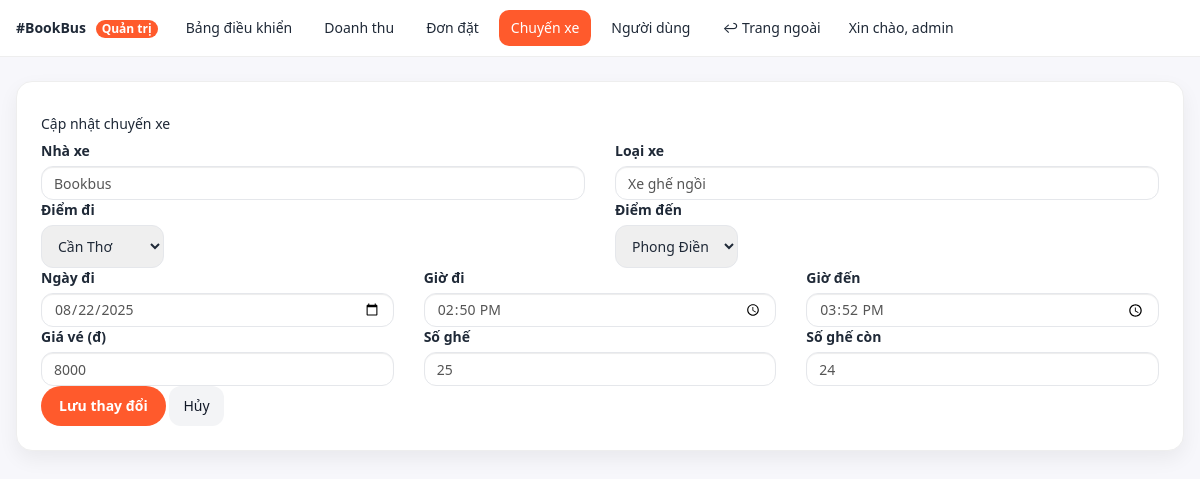
/admin/trips_edit.php?id=78 (signed in), run on the app's committed database.
### tables this page shows
CREATE TABLE chuyenxe (
        id INTEGER PRIMARY KEY AUTOINCREMENT,
        ten_nhaxe TEXT NOT NULL,
        loai_xe TEXT NOT NULL,
        diem_di TEXT NOT NULL,
        diem_den TEXT NOT NULL,
        ngay_di DATE NOT NULL,
        gio_di TIME NOT NULL,
        gio_den TIME NOT NULL,
        gia_ve INTEGER NOT NULL,
        so_ghe INTEGER NOT NULL,
        so_ghe_con INTEGER NOT NULL
    );

### admin/trips_edit.php (the view, shortened to what this page needs)
<?php
require_once __DIR__ . "/_layout_top.php";
require_once __DIR__ . "/../libs/db_chuyenxe.php";
$LOCATIONS = [
  "Cần Thơ","Phong Điền","Ô Môn","Vĩnh Long","Kinh Cùng","Cái Tắc",
  "Thốt Nốt","Cờ Đỏ","Vĩnh Thạnh","Bình Tân"
];
$id = (int)($_GET['id'] ?? 0);
$old = $_SESSION['trip_form'] ?? null;
$success_type = $_GET['success'] ?? '';
$trip = [
  'ten_nhaxe'=>'','loai_xe'=>'','diem_di'=>'','diem_den'=>'',
  'ngay_di'=>'','gio_di'=>'','gio_den'=>'','gia_ve'=>'','so_ghe'=>'','so_ghe_con'=>''
];
if ($success_type === 'create') {
    $trip = [
        'ten_nhaxe'=>'','loai_xe'=>'','diem_di'=>'','diem_den'=>'',
        'ngay_di'=>'','gio_di'=>'','gio_den'=>'','gia_ve'=>'','so_ghe'=>'','so_ghe_con'=>''
    ];
    $id = 0;
} else {
    if ($id>0 && !$old) {
        $st = $pdo->prepare("SELECT * FROM chuyenxe WHERE id=:id");
        $st->execute([':id'=>$id]);
        $row = $st->fetch(PDO::FETCH_ASSOC);
        if ($row) $trip = $row;
    }
}
$today = date('Y-m-d');
?>
<div class="form-card">
  <h5><?= $id>0 ? 'Cập nhật chuyến xe' : 'Thêm chuyến xe' ?></h5>
  <form id="tripForm" method="post" action="trips_save.php" novalidate>
    <div class="row g-3">
      <div class="col-md-6">
        <label class="form-label">Nhà xe</label>
        <div class="input-wrap">
          <input class="form-control" name="ten_nhaxe" required value="<?=htmlspecialchars($trip['ten_nhaxe'])?>">
        </div>
      </div>
      <div class="col-md-6">
        <label class="form-label">Loại xe</label>
        <div class="input-wrap">
          <input class="form-control" name="loai_xe" required value="<?=htmlspecialchars($trip['loai_xe'])?>">
        </div>
      </div>
      <div class="col-md-6">
        <label class="form-label">Điểm đi</label>
        <div class="input-wrap">
          <select class="form-select" name="diem_di" id="diem_di" required>
            <?php foreach($LOCATIONS as $l): ?>
              <option value="<?=htmlspecialchars($l)?>" <?=$trip['diem_di']===$l?'selected':''?>><?=htmlspecialchars($l)?></option>
            <?php endforeach; ?>
          </select>
        </div>
      </div>
      <div class="col-md-6">
        <label class="form-label">Điểm đến</label>
        <div class="input-wrap">
          <select class="form-select" name="diem_den" id="diem_den" required>
            <?php foreach($LOCATIONS as $l): ?>
              <option value="<?=htmlspecialchars($l)?>" <?=$trip['diem_den']===$l?'selected':''?>><?=htmlspecialchars($l)?></option>
            <?php endforeach; ?>
          </select>
        </div>
      </div>
      <div class="col-md-4">
        <label class="form-label">Ngày đi</label>
        <div class="input-wrap">
          <input type="date" class="form-control" id="ngay_di" name="ngay_di" min="<?=$today?>" required value="<?=htmlspecialchars($trip['ngay_di'])?>">
        </div>
      </div>
      <div class="col-md-4">
        <label class="form-label">Giờ đi</label>
        <div class="input-wrap">
          <input type="time" class="form-control" id="gio_di" name="gio_di" required value="<?=htmlspecialchars($trip['gio_di'])?>">
        </div>
      </div>
      <div class="col-md-4">
        <label class="form-label">Giờ đến</label>
        <div class="input-wrap">
          <input type="time" class="form-control" id="gio_den" name="gio_den" required value="<?=htmlspecialchars($trip['gio_den'])?>">
        </div>
      </div>
      <div class="col-md-4">
        <label class="form-label">Giá vé (đ)</label>
        <div class="input-wrap">
          <input type="number" min="0" step="1000" class="form-control" id="gia_ve" name="gia_ve" required value="<?=htmlspecialchars($trip['gia_ve'])?>">
        </div>
      </div>
      <div class="col-md-4">
        <label class="form-label">Số ghế</label>
        <div class="input-wrap">
          <input type="number" min="1" step="1" class="form-control" id="so_ghe" name="so_ghe" required value="<?=htmlspecialchars($trip['so_ghe'])?>">
        </div>
      </div>
      <div class="col-md-4">
        <label class="form-label">Số ghế còn</label>
        <div class="input-wrap">
          <input type="number" min="0" step="1" class="form-control" id="so_ghe_con" name="so_ghe_con" required value="<?=htmlspecialchars($trip['so_ghe_con'])?>">
        </div>
      </div>
    </div>
    <div class="mt-3 d-flex gap-2">
      <button class="btn btn-brand"><?= $id>0?'Lưu thay đổi':'Thêm chuyến' ?></button>
      <a class="btn btn-ghost" href="trips.php">Hủy</a>
    </div>
  </form>
</div>
<?php require_once __DIR__ . "/_layout_bottom.php"; ?>

### admin/assets/admin.css (style rules this page uses)
:root { --brand:#ff5a2c;--brand-ink:#1f2937;--muted:#6b7280;--bg:#f7f7fb;--card:#fff;--ring:rgba(255,90,44,.35) }
.admin-body { background:var(--bg);color:var(--brand-ink);font-family:system-ui,-apple-system,Segoe UI,Roboto,Helvetica,Arial,sans-serif }
.form-card { background:var(--card);border-radius:16px;padding:24px;border:1px solid #eee;box-shadow:0 8px 20px rgba(0,0,0,.06) }
.form-control,.form-select { border-radius:12px;border:1px solid #e5e7eb;padding:10px 12px }
.btn-brand { background:var(--brand);color:#fff;border:none;border-radius:999px;padding:10px 18px;font-weight:600 }
.btn-ghost { background:#f3f4f6;color:#111827;border:none;border-radius:12px;padding:10px 14px }

### admin/trips_edit.php (style rules this page uses)
.input-wrap { position:relative; }

### data on the page
chuyenxe: ten_nhaxe "Bookbus", loai_xe "Xe ghế ngồi", diem_di "Cần Thơ", diem_den "Phong Điền", ngay_di "08/22/2025", gio_di "14:50", gio_den "15:52", gia_ve "8000", so_ghe "25", so_ghe_con "24"

### other printed values
$_SESSION['user']['username'] "admin"
